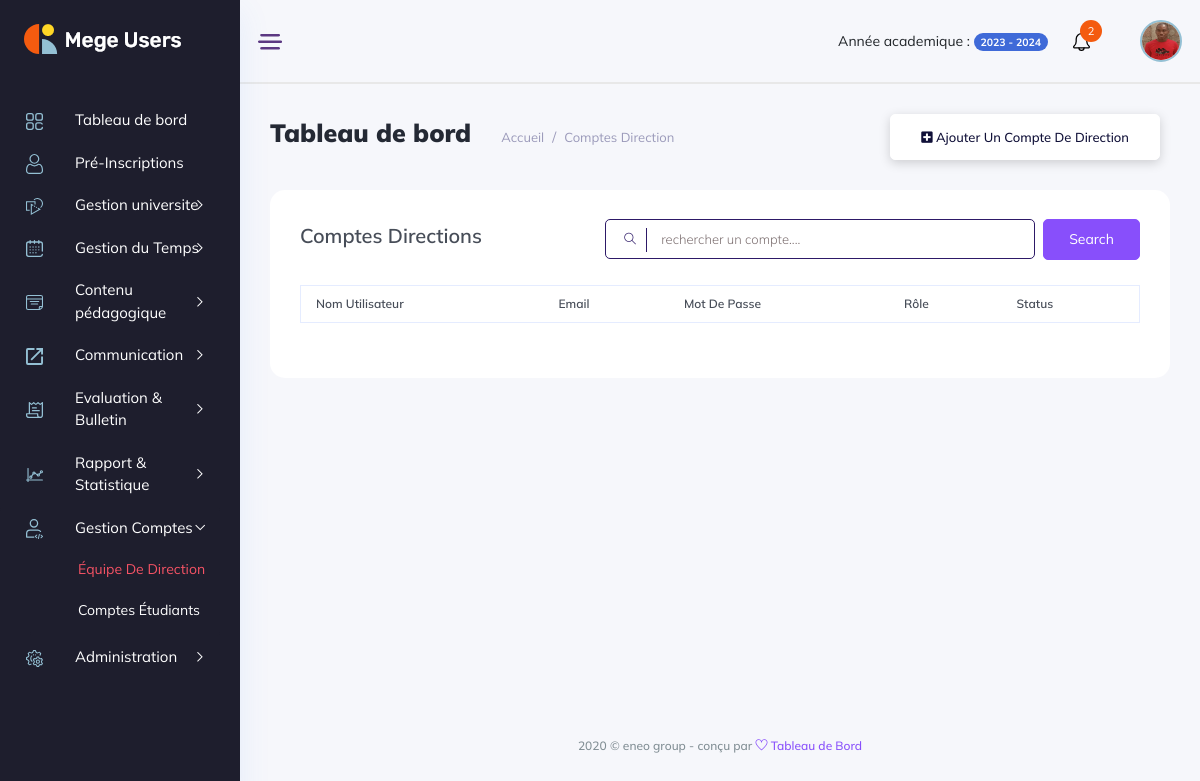
/comptes/compte_directions/ (signed in), run on an earlier commit of the app's database.
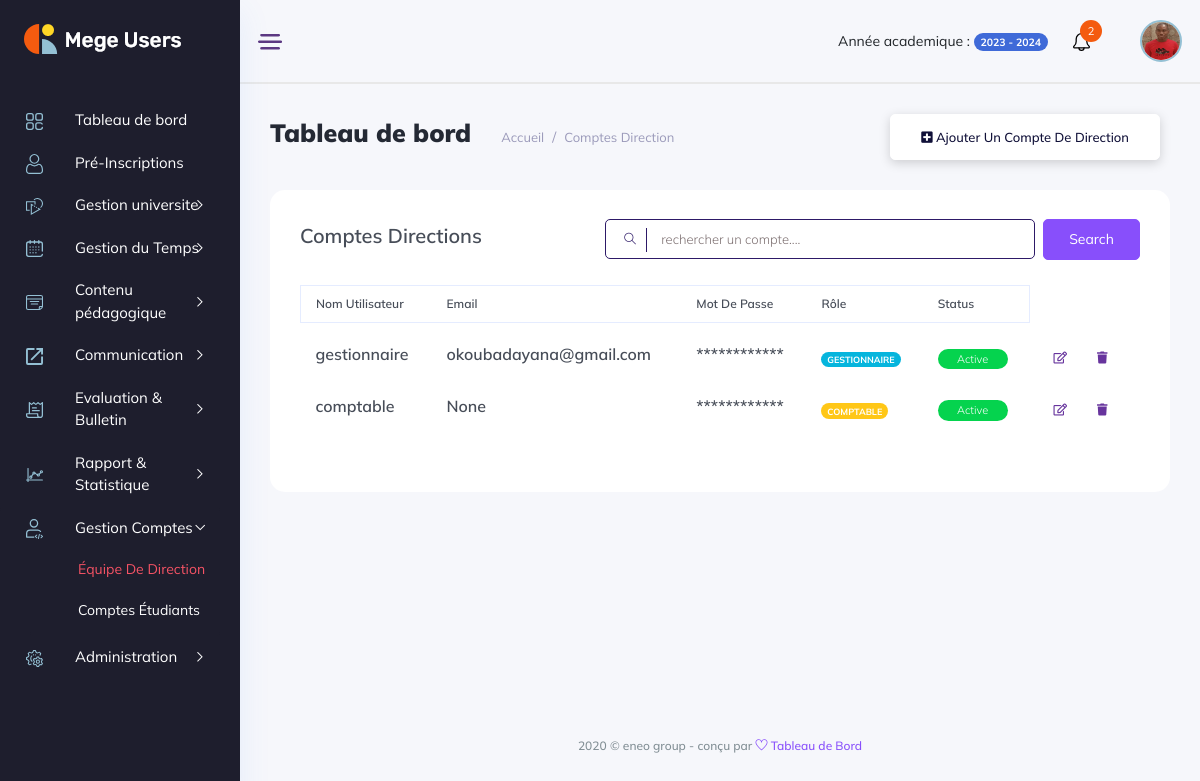
And on a later commit of the database.
### backend/models/user_account.py (models this page shows, shortened)
class User(AbstractBaseUser, PermissionsMixin):
    username = models.CharField(max_length=255, unique=True,)
    student = models.OneToOneField(Student, unique=True, on_delete=models.SET_NULL, null=True, blank=True)
    teacher = models.OneToOneField(Teacher, unique=True, on_delete=models.SET_NULL, null=True, blank=True)
    management_profil = models.OneToOneField(ManagementProfil, unique=True, on_delete=models.CASCADE, null=True, blank=True)
    is_active = models.BooleanField(default=True)
    is_admin = models.BooleanField(default=False)
    is_manager = models.BooleanField(default=False)
    is_accountant = models.BooleanField(default=False)
    is_student = models.BooleanField(default=False)
    is_teacher = models.BooleanField(default=False)
    created_at = models.DateTimeField(auto_now_add=True)
    updated_at = models.DateTimeField(auto_now=True)
    objects = UserManager()
    USERNAME_FIELD = 'username'
    def __str__(self):
        return f"Utilisateur : {self.username}"

class ManagementProfil(models.Model):
    lastname = models.CharField(max_length=50, blank=True)
    firstname = models.CharField(max_length=50, blank=True)
    address = models.CharField(max_length=50, blank=True)
    tel = models.CharField(max_length=20, blank=True)
    city = models.CharField(max_length=17, choices=cities, blank=True)
    sex = models.CharField(max_length=10, choices=sexes, blank=True)
    email = models.CharField(max_length=120, unique=True, blank=True, null=True)
    picture = models.ImageField(upload_to="managements_images", blank=True, null=True)
    bio = models.TextField(blank=True)
    created_at = models.DateTimeField(auto_now_add=True, null=True)
    updated_at = models.DateTimeField(auto_now=True, null=True)

### manager_dashboard/views/comptes_view.py (the view, shortened to what this page needs)
class ListAllDirectionAccount(View):
    template = "manager_dashboard/comptes/compte_direction.html"
    def dispatch(self,request, *args, **kwargs):
        if not request.user.is_authenticated:
            return redirect('backend:login')
        return super().dispatch(request, *args, **kwargs)
    def get(self, request, *args, **kwargs):
        managers_and_accountants = User.objects.filter(is_manager=True) | User.objects.filter(is_accountant=True)
        print(managers_and_accountants)
        context_object = {'managers_and_accountants': managers_and_accountants}
        return render(request, template_name=self.template, context=context_object)

### manager_dashboard/templates/manager_dashboard/comptes/compte_direction.html
{% extends '../base.html' %}
{% load static %}
{% block content %}
<div class="main_content_iner overly_inner ">
    <div class="container-fluid p-0 ">
        <div class="row">
            <div class="col-12">
                <div class="page_title_box d-flex flex-wrap align-items-center justify-content-between">
                    <div class="page_title_left d-flex align-items-center">
                        <h3 class="f_s_25 f_w_700 dark_text mr_30">Tableau de bord</h3>
                        <ol class="breadcrumb page_bradcam mb-0">
                            <li class="breadcrumb-item"><a href="../index.html">Accueil</a></li>
                            <li class="breadcrumb-item"><a >Comptes Direction</a></li>
                        </ol>
                    </div>
                    <div class="page_title_right">
                        <div class="page_date_button d-flex align-items-center">
                            <a href='{% url "manager_dashboard:director_add" %}' class="white_btn3"><i class="fas fa-plus-square"></i> Ajouter un compte de direction</a>
                        </div>
                    </div>
                </div>
            </div>
        </div>
        <div class="row">
            <div class="col-lg-12">
                <div class="white_card card_height_100 mb_30 pt-4">
                    <div class="white_card_body">
                        <div class="QA_section">
                            <div class="white_box_tittle list_header">
                                <h4>Comptes Directions</h4>
                                <div class="box_right d-flex lms_block">
                                    <div class="serach_field_2">
                                        <div class="search_inner">
                                            <form Active="#">
                                                <div class="search_field">
                                                    <input type="text" placeholder="rechercher un compte....">
                                                </div>
                                                <button type="submit"> <i class="ti-search"></i> </button>
                                            </form>
                                        </div>
                                    </div>
                                    <div class="add_button ms-2">
                                        <a href="#" data-toggle="modal" data-target="#addcategory" class="btn_1">search</a>
                                    </div>
                                </div>
                            </div>
                            <div class="QA_table mb_30">
                                <table class="table lms_table_active ">
                                    <thead>
                                        <tr>
                                            <th scope="col">Nom Utilisateur</th>
                                            <th scope="col">Email</th>
                                            <th scope="col">Mot de passe</th>
                                            <th scope="col">Rôle</th>
                                            <th scope="col">Status</th>
                                        </tr>
                                    </thead>
                                    <tbody>
                                        {% for account in managers_and_accountants %}
                                        <tr>
                                            <td> <h6> {{account.username}} </h6> </td>
                                            <td><h6> {{account.management_profil.email}} </h6></td>
                                            <td><h6>************</h6></td>
                                            <td>
                                                {% if account.is_manager %}
                                                    <span class="badge rounded-pill bg-info">GESTIONNAIRE</span>
                                                {% else %}
                                                    <span class="badge rounded-pill bg-warning">COMPTABLE</span>
                                                {% endif %}
                                            </td>
                                            <td><a class="status_btn">Active</a></td>
                                            <td>
                                                <div class="action_btns d-flex">
                                                    <a href="#" class="action_btn mr_10"> <i class="far fa-edit"></i> </a>
                                                    <a href="#" class="action_btn"> <i class="fas fa-trash"></i> </a>
                                                </div>
                                            </td>
                                        </tr>
                                        {% endfor %}
                                    </tbody>
                                </table>
                            </div>
                        </div>
                    </div>
                </div>
            </div>
        </div>
    </div>
</div>
{% endblock content %}

### manager_dashboard/templates/manager_dashboard/base.html (shortened to what this page needs)
<!DOCTYPE html>
{% load static %}
<html lang="fr">
<head>
    <link rel="stylesheet" href="{% static 'css/bootstrap1.min.css' %}" />
    <link rel="stylesheet" href="{% static 'vendors/themefy_icon/themify-icons.css' %}" />
    <link rel="stylesheet" href="{% static 'vendors/niceselect/css/nice-select.css' %}" />
    <link rel="stylesheet" href="{% static 'vendors/owl_carousel/css/owl.carousel.css' %}" />
    <link rel="stylesheet" href="{% static 'vendors/gijgo/gijgo.min.css' %}" />
    <link rel="stylesheet" href="{% static 'vendors/font_awesome/css/all.min.css' %}" />
    <link rel="stylesheet" href="{% static 'vendors/tagsinput/tagsinput.css' %}" />
    <link rel="stylesheet" href="{% static 'vendors/datepicker/date-picker.css' %}" />
    <link rel="stylesheet" href="{% static 'vendors/vectormap-home/vectormap-2.0.2.css' %}" />
    <link rel="stylesheet" href="{% static 'vendors/scroll/scrollable.css' %}" />
    <link rel="stylesheet" href="{% static 'vendors/datatable/css/jquery.dataTables.min.css' %}" />
    <link rel="stylesheet" href="{% static 'vendors/datatable/css/responsive.dataTables.min.css' %}" />
    <link rel="stylesheet" href="{% static 'vendors/datatable/css/buttons.dataTables.min.css' %}" />
    <link rel="stylesheet" href="{% static 'vendors/text_editor/summernote-bs4.css' %}" />
    <link rel="stylesheet" href="{% static 'vendors/morris/morris.css' %}">
    <link rel="stylesheet" href="{% static 'vendors/material_icon/material-icons.css' %}" />
    <link rel="stylesheet" href="{% static 'css/metisMenu.css' %}">
    <link rel="stylesheet" href="{% static 'css/style1.css' %}" />
    <link rel="stylesheet" href="{% static 'css/colors/default.css' %}" id="colorSkinCSS">
</head>
<body class="crm_body_bg">
    <nav class="sidebar dark_sidebar">
        <div class="logo d-flex justify-content-between">
            <a class="large_logo" href="index-2.html"><img src="{% static 'img/logo_white.png' %}" alt></a>
        </div>
        <ul id="sidebar_menu">
            <li class>
                <a href='{% url "manager_dashboard:index" %}' aria-expanded="false">
                    <div class="nav_icon_small">
                    <img src="{% static 'img/menu-icon/dashboard.svg' %}" alt>
                    </div>
                    <div class="nav_title">
                        <span>Tableau de bord</span>
                    </div>
                </a>
            </li>
            <li class>
                <a href='{% url "manager_dashboard:pre_registrations" %}' aria-expanded="true">
                    <div class="nav_icon_small">
                    <img src="{% static 'img/menu-icon/5.svg' %}" alt>
                    </div>
                    <div class="nav_title">
                        <span>Pré-Inscriptions</span>
                    </div>
                </a>
            </li>
            <li class>
                <a class="has-arrow" href="#" aria-expanded="false">
                    <div class="nav_icon_small">
                        <img src="{% static 'img/menu-icon/16.svg' %}" alt>
                    </div>
                    <div class="nav_title">
                        <span>Gestion universite </span>
                    </div>
                </a>
            </li>
            <li class>
                <a class="has-arrow" href="#" aria-expanded="false">
                    <div class="nav_icon_small">
                        <img src="{% static 'img/menu-icon/15.svg' %}" alt>
                    </div>
                    <div class="nav_title">
                        <span>Gestion du Temps </span>
                    </div>
                </a>
            </li>
            <li class>
                <a class="has-arrow" href="#" aria-expanded="false">
                    <div class="nav_icon_small">
                        <img src="{% static 'img/menu-icon/11.svg' %}" alt>
                    </div>
                    <div class="nav_title">
                        <span>Contenu pédagogique </span>
                    </div>
                </a>
            </li>
            <li class>
                <a class="has-arrow" href="#" aria-expanded="false">
                    <div class="nav_icon_small">
                        <img src="{% static 'img/menu-icon/8.svg' %}" alt>
                    </div>
                    <div class="nav_title">
                        <span>Communication </span>
                    </div>
                </a>
            </li>
            <li class>
                <a class="has-arrow" href="#" aria-expanded="false">
                    <div class="nav_icon_small">
                        <img src="{% static 'img/menu-icon/20.svg' %}" alt>
                    </div>
                    <div class="nav_title">
                        <span>Evaluation & Bulletin </span>
                    </div>
                </a>
            </li>
            <li class>
                <a class="has-arrow" href="#" aria-expanded="false">
                    <div class="nav_icon_small">
                        <img src="{% static 'img/menu-icon/21.svg' %}" alt>
                    </div>
                    <div class="nav_title">
                        <span>Rapport & Statistique </span>
                    </div>
                </a>
            </li>
            <li class>
                <a class="has-arrow" href="#" aria-expanded="false">
                    <div class="nav_icon_small">
                        <img src="{% static 'img/menu-icon/4.svg' %}" alt>
                    </div>
                    <div class="nav_title">
                        <span>Gestion Comptes </span>
                    </div>
                </a>
                <ul>
                    <li><a href='{% url "manager_dashboard:directors" %}'>Équipe de direction</a></li>
                    <li><a href="{% url 'manager_dashboard:students_account' %}"">Comptes étudiants</a></li>
                </ul>
            </li>
            <li class>
                <a class="has-arrow" href="#" aria-expanded="false">
                    <div class="nav_icon_small">
                        <img src="{% static 'img/menu-icon/18.svg' %}" alt>
                    </div>
                    <div class="nav_title">
                        <span>Administration </span>
                    </div>
                </a>
            </li>
        </ul>
    </nav>
    <section class="main_content dashboard_part large_header_bg">
        <div class="container-fluid g-0">
            <div class="row">
                <div class="col-lg-12 p-0 ">
                    <div class="header_iner d-flex justify-content-between align-items-center">
                        <div class="line_icon open_miniSide d-none d-lg-block">
                            <img src="{% static 'img/line_img.png' %}" alt>
                        </div>
                        <div class="header_right d-flex justify-content-between align-items-center">
                            <div class="header_notification_warp d-flex align-items-center">
                                <li style="margin-right: 25px;">
                                    Année academique :
                                    <span class="badge rounded-pill bg-primary">2023 - 2024</span>
                                </li>
                                <li>
                                    <a class="bell_notification_clicker" href="#"> <img src="{% static 'img/icon/bell.svg' %}" alt><span>2</span></a>
                                </li>
                            </div>
                            <div class="profile_info">
                                <img src="{% static 'img/membre.jpg' %}" width="50" height="50" alt="#">
                            </div>
                        </div>
                    </div>
                </div>
            </div>
        </div>
        {% block content %}{% endblock %}
        <div class="footer_part">
            <div class="container-fluid">
                <div class="row">
                    <div class="col-lg-12">
                        <div class="footer_iner text-center">
                            <p>2020 © eneo group - conçu par <a href="#"> <i class="ti-heart"></i> </a><a href="#"> Tableau de Bord</a></p>
                        </div>
                    </div>
                </div>
            </div>
        </div>
    </section>
</body>
</html>

### elimu_universite/static/css/metisMenu.css (style rules this page uses)
.metismenu .has-arrow { position:relative }
.metismenu .has-arrow::after { position:absolute;content:'';transform:rotate(-90deg) translate(0,-50%);transform-origin:top;top:50%;transition:all .3s ease-out;right:40px;content:"\e64b";font-family:themify;color:#a5adc6;font-weight:600;font-size:14px }
.metismenu .mm-active>.has-arrow::after,.metismenu .has-arrow[aria-expanded=true]::after { transform:rotate(180deg) translate(0,-50%) }

What changed in the data, as far as the page shows it:
added User: username "gestionnaire", management_profil.email "okoubadayana@gmail.com", is_manager "GESTIONNAIRE"
added User: username "comptable", management_profil.email "None", is_manager "COMPTABLE"
